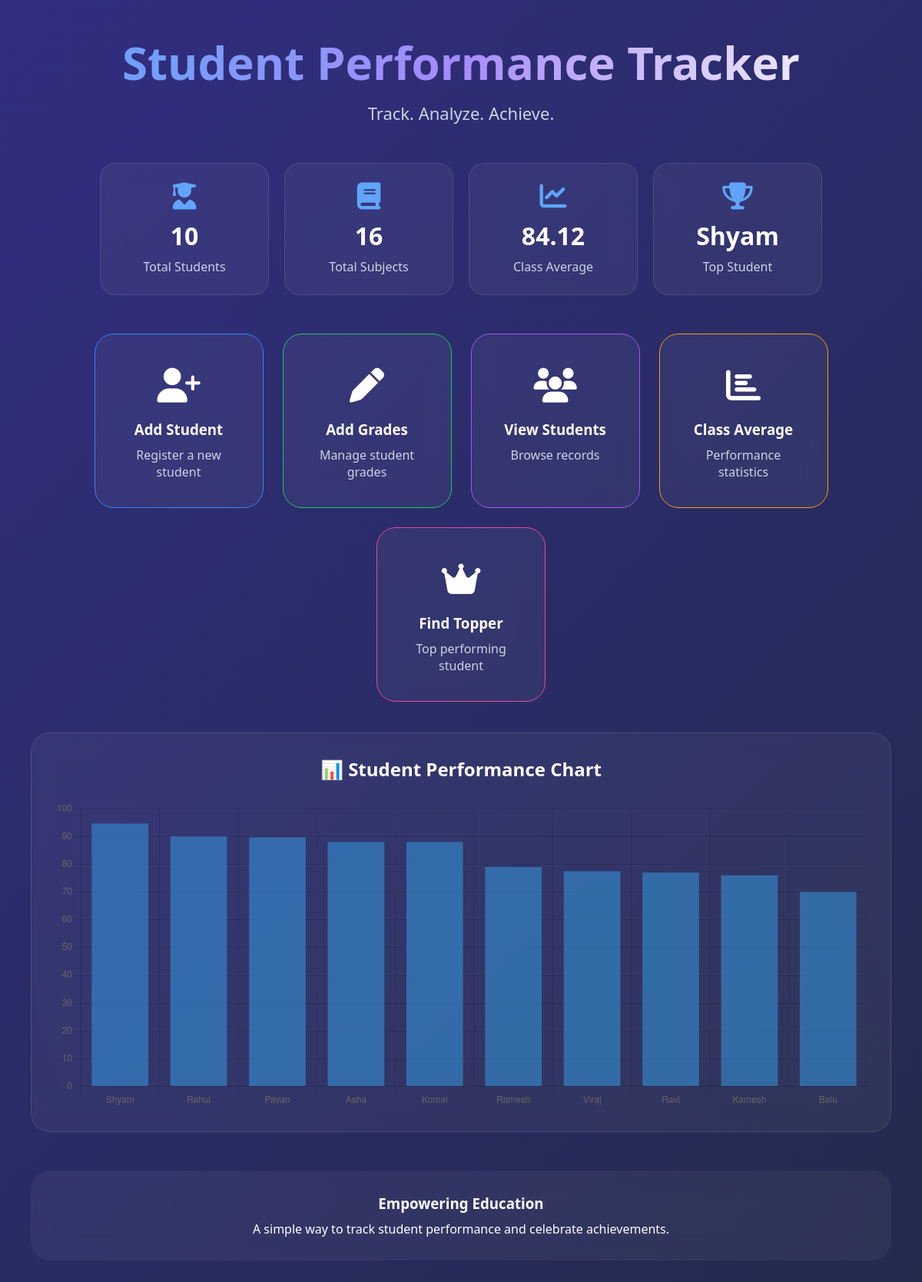
Before: / with the older database file.
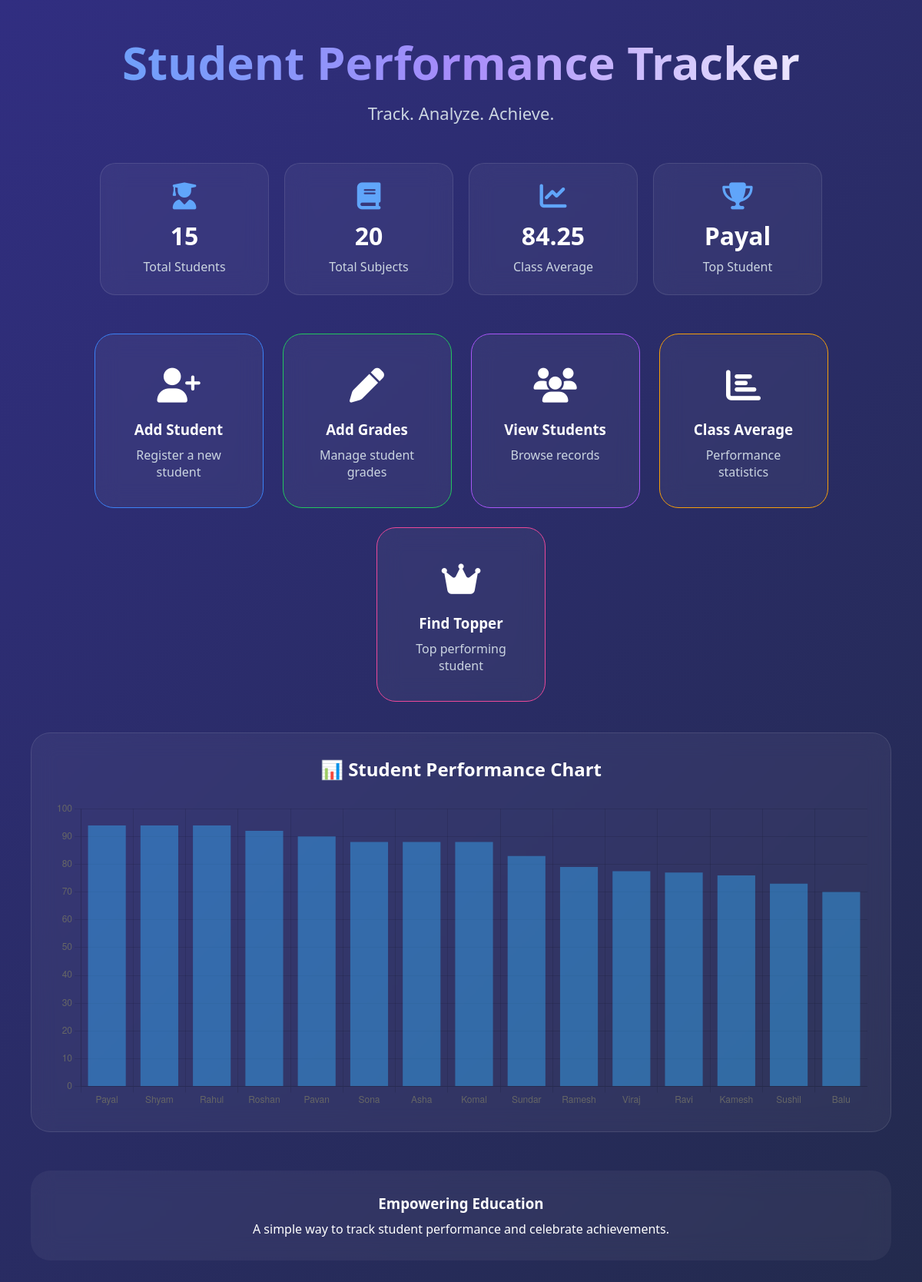
After: the same page with the newer database file.
### tables this page shows
CREATE TABLE students (
    roll_number TEXT PRIMARY KEY,
    name TEXT NOT NULL
);

### app.py (the view)
@app.route("/")
def home():
    conn = get_connection()
    cursor = conn.cursor()
    cursor.execute("SELECT COUNT(*) FROM students")
    total_students = cursor.fetchone()[0]
    cursor.execute("SELECT COUNT(*) FROM grades")
    total_subjects = cursor.fetchone()[0]
    cursor.execute("SELECT AVG(marks) FROM grades")
    avg_result = cursor.fetchone()[0]
    class_average = round(avg_result, 2) if avg_result else 0
    cursor.execute("""
        SELECT s.name
        FROM students s
        JOIN grades g
        ON s.roll_number = g.roll_number
        GROUP BY s.roll_number
        ORDER BY AVG(g.marks) DESC
        LIMIT 1
    """)
    topper = cursor.fetchone()
    topper_name = topper[0] if topper else "N/A"
    cursor.execute("""
        SELECT s.name,
               ROUND(AVG(g.marks),2)
        FROM students s
        JOIN grades g
        ON s.roll_number = g.roll_number
        GROUP BY s.roll_number
        ORDER BY AVG(g.marks) DESC
    """)
    chart_data = cursor.fetchall()
    names = [row[0] for row in chart_data]
    averages = [row[1] for row in chart_data]
    conn.close()
    return render_template(
        "home.html",
        total_students=total_students,
        total_subjects=total_subjects,
        class_average=class_average,
        topper_name=topper_name,
        names=names,
        averages=averages
    )

### db.py (called while the page is built)
def get_connection():
    conn = sqlite3.connect("student_tracker.db")
    conn.row_factory = sqlite3.Row
    return conn

### templates/home.html (shortened to what this page needs)
<!DOCTYPE html>
<html>
<head>
    <link rel="stylesheet"
          href="{{ url_for('static', filename='style.css') }}">
    <link rel="stylesheet"
          href="https://cdnjs.cloudflare.com/ajax/libs/font-awesome/6.5.1/css/all.min.css">
</head>
<body>
<div class="container">
    <h1>Student Performance Tracker</h1>
    <p class="subtitle">
        Track. Analyze. Achieve.
    </p>
    <div class="stats-container">
        <div class="stat-card">
            <i class="fas fa-user-graduate"></i>
            <h2>{{ total_students }}</h2>
            <p>Total Students</p>
        </div>
        <div class="stat-card">
            <i class="fas fa-book"></i>
            <h2>{{ total_subjects }}</h2>
            <p>Total Subjects</p>
        </div>
        <div class="stat-card">
            <i class="fas fa-chart-line"></i>
            <h2>{{ class_average }}</h2>
            <p>Class Average</p>
        </div>
        <div class="stat-card">
            <i class="fas fa-trophy"></i>
            <h2>{{ topper_name }}</h2>
            <p>Top Student</p>
        </div>
    </div>
    <div class="dashboard">
        <a href="/add_student" class="card blue">
            <h2><i class="fas fa-user-plus"></i></h2>
            <h3>Add Student</h3>
            <p>Register a new student</p>
        </a>
        <a href="/add_grades" class="card green">
            <h2><i class="fas fa-pen"></i></h2>
            <h3>Add Grades</h3>
            <p>Manage student grades</p>
        </a>
        <a href="/view_students" class="card purple">
            <h2><i class="fas fa-users"></i></h2>
            <h3>View Students</h3>
            <p>Browse records</p>
        </a>
        <a href="/class_average" class="card orange">
            <h2><i class="fas fa-chart-bar"></i></h2>
            <h3>Class Average</h3>
            <p>Performance statistics</p>
        </a>
        <a href="/topper" class="card pink">
            <h2><i class="fas fa-crown"></i></h2>
            <h3>Find Topper</h3>
            <p>Top performing student</p>
        </a>
    </div>
    <div class="chart-card">
        <h2>📊 Student Performance Chart</h2>
        <canvas id="studentChart"></canvas>
    </div>
    <div class="footer-box">
        <h3>Empowering Education</h3>
        <p>
            A simple way to track student performance
            and celebrate achievements.
        </p>
    </div>
</div>
<script>
const ctx = document.getElementById('studentChart');
new Chart(ctx, {
    type: 'bar',
    data: {
        labels: {{ names|tojson }},
        datasets: [{
            label: 'Average Marks',
            data: {{ averages|tojson }}
        }]
    },
    options: {
        responsive: true,
        plugins: {
            legend: {
                display: false
            }
        },
        scales: {
            y: {
                beginAtZero: true,
                max: 100
            }
        }
    }
});
</script>
</body>
</html>

Changed rows visible on the page:
no longer on this page (row unchanged): students: name "Shyam"
added students: name "Payal"
Other visible differences:
{{ total_students }}: "10" → "15"
{{ total_subjects }}: "16" → "20"
{{ class_average }}: "84.12" → "84.25"
chart data {{ names|tojson }}: ["Shyam", "Rahul", "Pavan", "Asha", "Komal", "Ramesh", "Viraj", "Ravi", "Kamesh", "Balu"] → ["Payal", "Shyam", "Rahul", "Roshan", "Pavan", "Sona", "Asha", "Komal", "Sundar", "Ramesh", "Viraj", "Ravi", "Kamesh", "Sushil", "Balu"]
chart data {{ averages|tojson }}: [94.67, 90.0, 89.67, 88.0, 88.0, 79.0, 77.5, 77.0, 76.0, 70.0] → [94.0, 94.0, 94.0, 92.0, 90.0, 88.0, 88.0, 88.0, 83.0, 79.0, 77.5, 77.0, 76.0, 73.0, 70.0]
